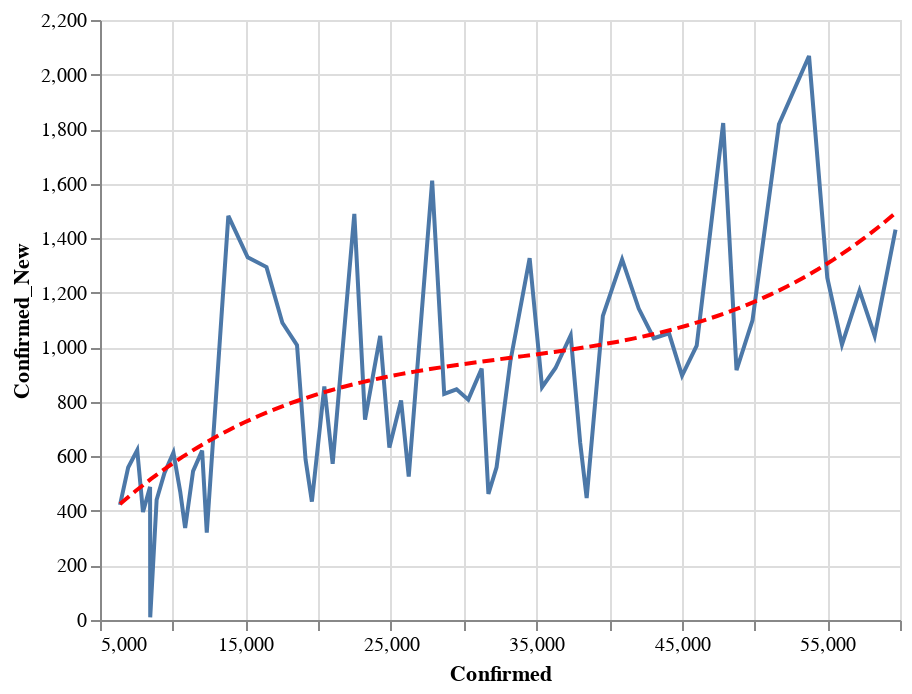

Notebook source saved alongside this figure:
### Code cell
data = county_data('CA')
state = alt.Chart(data[data['County'] == 'Los Angeles'].sort_values('Date').tail(60)).mark_line().encode(
    x='Confirmed:Q',
    y='Confirmed_New:Q'
)
reg = state.transform_regression("Confirmed", "Confirmed_New", method="poly").mark_line(color='red', strokeDash=[6,3])
(state+reg).interactive()

### Figure 1 — Vega-Lite specification as saved in the notebook (floating-point values rounded to 4 significant figures)
{"config": {"view": {"continuousWidth": 400, "continuousHeight": 300}}, "layer": [{"mark": "line", "encoding": {"x": {"type": "quantitative", "field": "Confirmed"}, "y": {"type": "quantitative", "field": "Confirmed_New"}}, "selection": {"selector006": {"type": "interval", "bind": "scales", "encodings": ["x", "y"]}}}, {"mark": {"type": "line", "color": "red", "strokeDash": [6, 3]}, "encoding": {"x": {"type": "quantitative", "field": "Confirmed"}, "y": {"type": "quantitative", "field": "Confirmed_New"}}, "transform": [{"on": "Confirmed", "regression": "Confirmed_New", "method": "poly"}]}], "data": {"name": "data-f5f46560b8e6664c751aeb2a7da42433"}, "$schema": "https://vega.github.io/schema/vega-lite/v4.0.2.json", "datasets": {"data-f5f46560b8e6664c751aeb2a7da42433": [{"County": "Los Angeles", "Date": "04-06-2020", "Confirmed": 6377.0, "Deaths": 147.0, "Recovered": 0.0, "Confirmed_New": 422.0, "Deaths_New": 15.0, "Recovered_New": 0.0, "Active": 6230.0}, {"County": "Los Angeles", "Date": "04-07-2020", "Confirmed": 6936.0, "Deaths": 169.0, "Recovered": 0.0, "Confirmed_New": 559.0, "Deaths_New": 22.0, "Recovered_New": 0.0, "Active": 6767.0}, {"County": "Los Angeles", "Date": "04-08-2020", "Confirmed": 7559.0, "Deaths": 198.0, "Recovered": 0.0, "Confirmed_New": 623.0, "Deaths_New": 29.0, "Recovered_New": 0.0, "Active": 7361.0}, {"County": "Los Angeles", "Date": "04-09-2020", "Confirmed": 7955.0, "Deaths": 223.0, "Recovered": 0.0, "Confirmed_New": 396.0, "Deaths_New": 25.0, "Recovered_New": 0.0, "Active": 7732.0}, {"County": "Los Angeles", "Date": "04-10-2020", "Confirmed": 8443.0, "Deaths": 242.0, "Recovered": 0.0, "Confirmed_New": 488.0, "Deaths_New": 19.0, "Recovered_New": 0.0, "Active": 8201.0}, {"County": "Los Angeles", "Date": "04-11-2020", "Confirmed": 8453.0, "Deaths": 244.0, "Recovered": 0.0, "Confirmed_New": 10.0, "Deaths_New": 2.0, "Recovered_New": 0.0, "Active": 8209.0}, {"County": "Los Angeles", "Date": "04-12-2020", "Confirmed": 8894.0, "Deaths": 269.0, "Recovered": 0.0, "Confirmed_New": 441.0, "Deaths_New": 25.0, "Recovered_New": 0.0, "Active": 8625.0}, {"County": "Los Angeles", "Date": "04-13-2020", "Confirmed": 9433.0, "Deaths": 322.0, "Recovered": 0.0, "Confirmed_New": 539.0, "Deaths_New": 53.0, "Recovered_New": 0.0, "Active": 9111.0}, {"County": "Los Angeles", "Date": "04-14-2020", "Confirmed": 10050.0, "Deaths": 360.0, "Recovered": 0.0, "Confirmed_New": 614.0, "Deaths_New": 38.0, "Recovered_New": 0.0, "Active": 9687.0}, {"County": "Los Angeles", "Date": "04-15-2020", "Confirmed": 10520.0, "Deaths": 405.0, "Recovered": 0.0, "Confirmed_New": 470.0, "Deaths_New": 45.0, "Recovered_New": 0.0, "Active": 10110.0}, {"County": "Los Angeles", "Date": "04-16-2020", "Confirmed": 10850.0, "Deaths": 457.0, "Recovered": 0.0, "Confirmed_New": 337.0, "Deaths_New": 52.0, "Recovered_New": 0.0, "Active": 10400.0}, {"County": "Los Angeles", "Date": "04-17-2020", "Confirmed": 11400.0, "Deaths": 497.0, "Recovered": 0.0, "Confirmed_New": 546.0, "Deaths_New": 40.0, "Recovered_New": 0.0, "Active": 10900.0}, {"County": "Los Angeles", "Date": "04-18-2020", "Confirmed": 12020.0, "Deaths": 576.0, "Recovered": 0.0, "Confirmed_New": 621.0, "Deaths_New": 79.0, "Recovered_New": 0.0, "Active": 11440.0}, {"County": "Los Angeles", "Date": "04-19-2020", "Confirmed": 12340.0, "Deaths": 600.0, "Recovered": 0.0, "Confirmed_New": 320.0, "Deaths_New": 24.0, "Recovered_New": 0.0, "Active": 11740.0}, {"County": "Los Angeles", "Date": "04-20-2020", "Confirmed": 13820.0, "Deaths": 619.0, "Recovered": 0.0, "Confirmed_New": 1482.0, "Deaths_New": 19.0, "Recovered_New": 0.0, "Active": 13200.0}, {"County": "Los Angeles", "Date": "04-21-2020", "Confirmed": 15150.0, "Deaths": 663.0, "Recovered": 0.0, "Confirmed_New": 1330.0, "Deaths_New": 44.0, "Recovered_New": 0.0, "Active": 14490.0}, {"County": "Los Angeles", "Date": "04-22-2020", "Confirmed": 16450.0, "Deaths": 732.0, "Recovered": 0.0, "Confirmed_New": 1294.0, "Deaths_New": 69.0, "Recovered_New": 0.0, "Active": 15720.0}, {"County": "Los Angeles", "Date": "04-23-2020", "Confirmed": 17540.0, "Deaths": 797.0, "Recovered": 0.0, "Confirmed_New": 1090.0, "Deaths_New": 65.0, "Recovered_New": 0.0, "Active": 16740.0}, {"County": "Los Angeles", "Date": "04-24-2020", "Confirmed": 18540.0, "Deaths": 850.0, "Recovered": 0.0, "Confirmed_New": 1008.0, "Deaths_New": 53.0, "Recovered_New": 0.0, "Active": 17700.0}, {"County": "Los Angeles", "Date": "04-25-2020", "Confirmed": 19130.0, "Deaths": 895.0, "Recovered": 0.0, "Confirmed_New": 588.0, "Deaths_New": 45.0, "Recovered_New": 0.0, "Active": 18240.0}, {"County": "Los Angeles", "Date": "04-26-2020", "Confirmed": 19570.0, "Deaths": 916.0, "Recovered": 0.0, "Confirmed_New": 434.0, "Deaths_New": 21.0, "Recovered_New": 0.0, "Active": 18650.0}, {"County": "Los Angeles", "Date": "04-27-2020", "Confirmed": 20420.0, "Deaths": 944.0, "Recovered": 0.0, "Confirmed_New": 856.0, "Deaths_New": 28.0, "Recovered_New": 0.0, "Active": 19480.0}, {"County": "Los Angeles", "Date": "04-28-2020", "Confirmed": 21000.0, "Deaths": 1002.0, "Recovered": 0.0, "Confirmed_New": 573.0, "Deaths_New": 58.0, "Recovered_New": 0.0, "Active": 19990.0}, {"County": "Los Angeles", "Date": "04-29-2020", "Confirmed": 22480.0, "Deaths": 1056.0, "Recovered": 0.0, "Confirmed_New": 1489.0, "Deaths_New": 54.0, "Recovered_New": 0.0, "Active": 21430.0}, {"County": "Los Angeles", "Date": "04-30-2020", "Confirmed": 23220.0, "Deaths": 1111.0, "Recovered": 0.0, "Confirmed_New": 735.0, "Deaths_New": 55.0, "Recovered_New": 0.0, "Active": 22110.0}, {"County": "Los Angeles", "Date": "05-01-2020", "Confirmed": 24260.0, "Deaths": 1174.0, "Recovered": 0.0, "Confirmed_New": 1042.0, "Deaths_New": 63.0, "Recovered_New": 0.0, "Active": 23090.0}, {"County": "Los Angeles", "Date": "05-02-2020", "Confirmed": 24890.0, "Deaths": 1209.0, "Recovered": 0.0, "Confirmed_New": 632.0, "Deaths_New": 35.0, "Recovered_New": 0.0, "Active": 23680.0}, {"County": "Los Angeles", "Date": "05-03-2020", "Confirmed": 25700.0, "Deaths": 1231.0, "Recovered": 0.0, "Confirmed_New": 805.0, "Deaths_New": 22.0, "Recovered_New": 0.0, "Active": 24470.0}, {"County": "Los Angeles", "Date": "05-04-2020", "Confirmed": 26220.0, "Deaths": 1257.0, "Recovered": 0.0, "Confirmed_New": 526.0, "Deaths_New": 26.0, "Recovered_New": 0.0, "Active": 24970.0}, {"County": "Los Angeles", "Date": "05-05-2020", "Confirmed": 27840.0, "Deaths": 1315.0, "Recovered": 0.0, "Confirmed_New": 1611.0, "Deaths_New": 58.0, "Recovered_New": 0.0, "Active": 26520.0}, {"County": "Los Angeles", "Date": "05-06-2020", "Confirmed": 28660.0, "Deaths": 1369.0, "Recovered": 0.0, "Confirmed_New": 829.0, "Deaths_New": 54.0, "Recovered_New": 0.0, "Active": 27300.0}, {"County": "Los Angeles", "Date": "05-07-2020", "Confirmed": 29510.0, "Deaths": 1418.0, "Recovered": 0.0, "Confirmed_New": 846.0, "Deaths_New": 49.0, "Recovered_New": 0.0, "Active": 28090.0}, {"County": "Los Angeles", "Date": "05-08-2020", "Confirmed": 30320.0, "Deaths": 1470.0, "Recovered": 0.0, "Confirmed_New": 808.0, "Deaths_New": 52.0, "Recovered_New": 0.0, "Active": 28850.0}, {"County": "Los Angeles", "Date": "05-09-2020", "Confirmed": 31240.0, "Deaths": 1515.0, "Recovered": 0.0, "Confirmed_New": 922.0, "Deaths_New": 45.0, "Recovered_New": 0.0, "Active": 29730.0}, {"County": "Los Angeles", "Date": "05-10-2020", "Confirmed": 31700.0, "Deaths": 1531.0, "Recovered": 0.0, "Confirmed_New": 462.0, "Deaths_New": 16.0, "Recovered_New": 0.0, "Active": 30170.0}, {"County": "Los Angeles", "Date": "05-11-2020", "Confirmed": 32260.0, "Deaths": 1570.0, "Recovered": 0.0, "Confirmed_New": 560.0, "Deaths_New": 39.0, "Recovered_New": 0.0, "Active": 30690.0}, {"County": "Los Angeles", "Date": "05-12-2020", "Confirmed": 33210.0, "Deaths": 1616.0, "Recovered": 0.0, "Confirmed_New": 948.0, "Deaths_New": 46.0, "Recovered_New": 0.0, "Active": 31600.0}, {"County": "Los Angeles", "Date": "05-13-2020", "Confirmed": 34540.0, "Deaths": 1660.0, "Recovered": 0.0, "Confirmed_New": 1327.0, "Deaths_New": 44.0, "Recovered_New": 0.0, "Active": 32880.0}, {"County": "Los Angeles", "Date": "05-14-2020", "Confirmed": 35390.0, "Deaths": 1711.0, "Recovered": 0.0, "Confirmed_New": 854.0, "Deaths_New": 51.0, "Recovered_New": 0.0, "Active": 33680.0}, {"County": "Los Angeles", "Date": "05-15-2020", "Confirmed": 36320.0, "Deaths": 1753.0, "Recovered": 0.0, "Confirmed_New": 924.0, "Deaths_New": 42.0, "Recovered_New": 0.0, "Active": 34560.0}, {"County": "Los Angeles", "Date": "05-16-2020", "Confirmed": 37360.0, "Deaths": 1793.0, "Recovered": 0.0, "Confirmed_New": 1044.0, "Deaths_New": 40.0, "Recovered_New": 0.0, "Active": 35570.0}, {"County": "Los Angeles", "Date": "05-17-2020", "Confirmed": 38010.0, "Deaths": 1821.0, "Recovered": 0.0, "Confirmed_New": 651.0, "Deaths_New": 28.0, "Recovered_New": 0.0, "Active": 36190.0}, {"County": "Los Angeles", "Date": "05-18-2020", "Confirmed": 38460.0, "Deaths": 1840.0, "Recovered": 0.0, "Confirmed_New": 447.0, "Deaths_New": 19.0, "Recovered_New": 0.0, "Active": 36620.0}, {"County": "Los Angeles", "Date": "05-19-2020", "Confirmed": 39570.0, "Deaths": 1913.0, "Recovered": 0.0, "Confirmed_New": 1115.0, "Deaths_New": 73.0, "Recovered_New": 0.0, "Active": 37660.0}, {"County": "Los Angeles", "Date": "05-20-2020", "Confirmed": 40900.0, "Deaths": 1973.0, "Recovered": 0.0, "Confirmed_New": 1322.0, "Deaths_New": 60.0, "Recovered_New": 0.0, "Active": 38920.0}, {"County": "Los Angeles", "Date": "05-21-2020", "Confirmed": 42040.0, "Deaths": 2016.0, "Recovered": 0.0, "Confirmed_New": 1142.0, "Deaths_New": 43.0, "Recovered_New": 0.0, "Active": 40020.0}, {"County": "Los Angeles", "Date": "05-22-2020", "Confirmed": 43070.0, "Deaths": 2053.0, "Recovered": 0.0, "Confirmed_New": 1033.0, "Deaths_New": 37.0, "Recovered_New": 0.0, "Active": 41020.0}, {"County": "Los Angeles", "Date": "05-23-2020", "Confirmed": 44120.0, "Deaths": 2092.0, "Recovered": 0.0, "Confirmed_New": 1051.0, "Deaths_New": 39.0, "Recovered_New": 0.0, "Active": 42030.0}, {"County": "Los Angeles", "Date": "05-24-2020", "Confirmed": 45020.0, "Deaths": 2106.0, "Recovered": 0.0, "Confirmed_New": 896.0, "Deaths_New": 14.0, "Recovered_New": 0.0, "Active": 42910.0}, {"County": "Los Angeles", "Date": "05-25-2020", "Confirmed": 46020.0, "Deaths": 2116.0, "Recovered": 0.0, "Confirmed_New": 1006.0, "Deaths_New": 10.0, "Recovered_New": 0.0, "Active": 43910.0}, {"County": "Los Angeles", "Date": "05-26-2020", "Confirmed": 47840.0, "Deaths": 2145.0, "Recovered": 0.0, "Confirmed_New": 1822.0, "Deaths_New": 29.0, "Recovered_New": 0.0, "Active": 45700.0}, {"County": "Los Angeles", "Date": "05-27-2020", "Confirmed": 48760.0, "Deaths": 2201.0, "Recovered": 0.0, "Confirmed_New": 916.0, "Deaths_New": 56.0, "Recovered_New": 0.0, "Active": 46560.0}, {"County": "Los Angeles", "Date": "05-28-2020", "Confirmed": 49860.0, "Deaths": 2241.0, "Recovered": 0.0, "Confirmed_New": 1099.0, "Deaths_New": 40.0, "Recovered_New": 0.0, "Active": 47620.0}, {"County": "Los Angeles", "Date": "05-29-2020", "Confirmed": 51680.0, "Deaths": 2294.0, "Recovered": 0.0, "Confirmed_New": 1818.0, "Deaths_New": 53.0, "Recovered_New": 0.0, "Active": 49380.0}, {"County": "Los Angeles", "Date": "05-30-2020", "Confirmed": 53750.0, "Deaths": 2339.0, "Recovered": 0.0, "Confirmed_New": 2068.0, "Deaths_New": 45.0, "Recovered_New": 0.0, "Active": 51410.0}, {"County": "Los Angeles", "Date": "05-31-2020", "Confirmed": 55000.0, "Deaths": 2362.0, "Recovered": 0.0, "Confirmed_New": 1255.0, "Deaths_New": 23.0, "Recovered_New": 0.0, "Active": 52640.0}, {"County": "Los Angeles", "Date": "06-01-2020", "Confirmed": 56010.0, "Deaths": 2386.0, "Recovered": 0.0, "Confirmed_New": 1010.0, "Deaths_New": 24.0, "Recovered_New": 0.0, "Active": 53620.0}, {"County": "Los Angeles", "Date": "06-02-2020", "Confirmed": 57220.0, "Deaths": 2448.0, "Recovered": 0.0, "Confirmed_New": 1208.0, "Deaths_New": 62.0, "Recovered_New": 0.0, "Active": 54770.0}, {"County": "Los Angeles", "Date": "06-03-2020", "Confirmed": 58260.0, "Deaths": 2489.0, "Recovered": 0.0, "Confirmed_New": 1042.0, "Deaths_New": 41.0, "Recovered_New": 0.0, "Active": 55770.0}, {"County": "Los Angeles", "Date": "06-04-2020", "Confirmed": 59690.0, "Deaths": 2532.0, "Recovered": 0.0, "Confirmed_New": 1431.0, "Deaths_New": 43.0, "Recovered_New": 0.0, "Active": 57160.0}]}}
